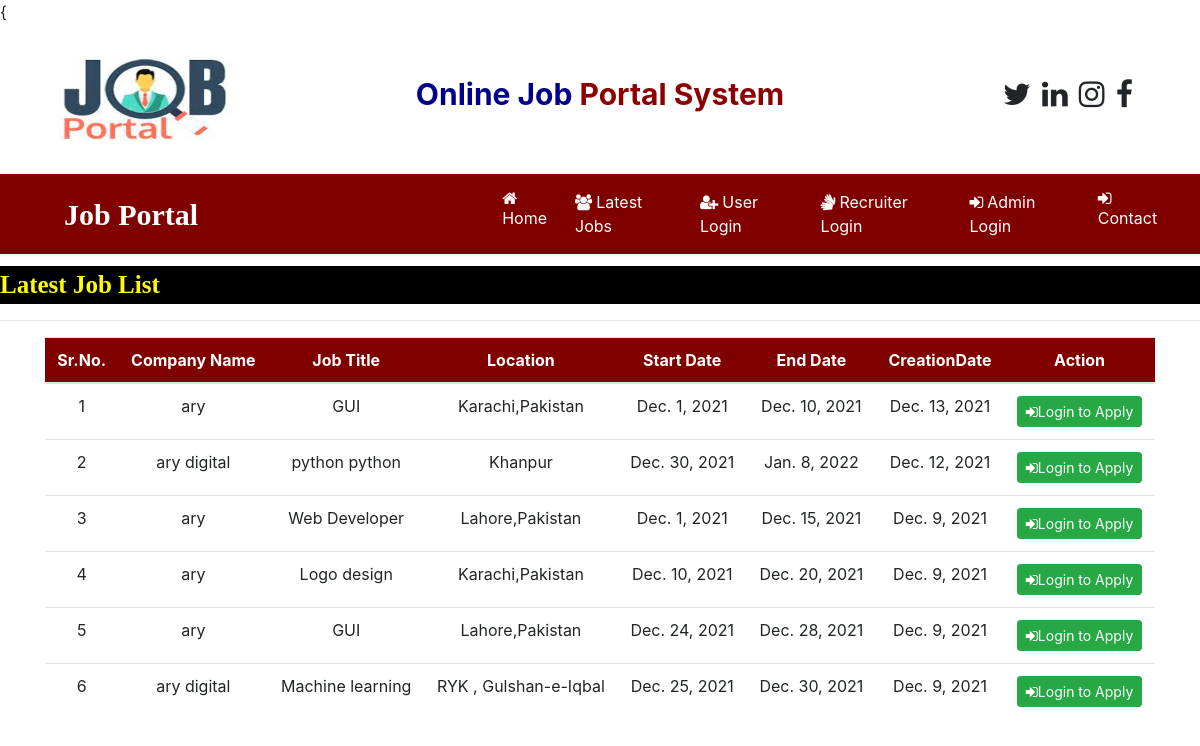
The page /latest_jobs on the database its author committed.
### job/models.py (models this page shows, shortened)
class Job(models.Model):
    recruiter = models.ForeignKey(RecruiterUser, on_delete=models.CASCADE)
    title = models.CharField(max_length=100)
    start_date = models.DateField()
    end_date = models.DateField()
    salary = models.FloatField(max_length=40)
    image = models.FileField()
    experience = models.CharField(max_length=100)
    location = models.CharField(max_length=300)
    skills = models.CharField(max_length=200)
    description = models.CharField(max_length=300)
    creationdate = models.DateField()

class RecruiterUser(models.Model):
    user = models.ForeignKey(User, on_delete=models.CASCADE)
    mobile = models.CharField(max_length=30,null=True)
    image = models.FileField(null=True)
    gender = models.CharField(max_length=30,null=True)
    company = models.CharField(max_length=100,null=True)
    type = models.CharField(max_length=15,null=True)
    status = models.CharField(max_length=30,null=True)

### job/views.py (the view)
# urls.py: path('latest_jobs',latest_jobs,name="latest_jobs"),
def latest_jobs(request):
    job = Job.objects.all().order_by('-creationdate')
    return render(request,'latest_jobs.html',{'job':job})

### job/templates/latest_jobs.html (shortened to what this page needs)
{{% load static %}
{% block content %}
{% include 'navigation.html'  %}
<marquee style="font-family: 'Monotype Corsiva' ; font-size : 25px ; color : yellow ; background-color : black ; font-weight : bold ; margin-top: 1%">
    Latest Job List
 </marquee>
 <hr>
 <div class="container">
 <table class="table table-hover" id="example">
     <thead style="background-color: maroon; color: white" >
         <tr>
            <th>Sr.No.</th>
            <th>Company Name</th>
            <th>Job Title</th>
            <th>Location</th>
            <th>Start Date</th>
            <th>End Date</th>
            <th>CreationDate</th>
            <th>Action</th>
         </tr>
     </thead>
     <tboby>
     {% for i in job %}
         <tr>
             <td>{{forloop.counter}}</td>
             <td>{{i.recruiter.company}}</td>
             <td>{{i.title}}</td>
             <td>{{i.location}}
             <td>{{i.start_date}}</td>
             <td>{{i.end_date}}</td>
             <td>{{i.creationdate}}</td>
             <td><a href="{% url 'user_login'  %}"  class = "btn btn-success btn-sm"><i class="fa fa-sign-in"></i>Login to Apply</a></td>
         </tr>
         {% endfor %}
     </tboby>
 </table>
</div>
{% endblock %}

### job/templates/navigation.html (shortened to what this page needs)
<html>
    <head>
        {% load static %}
        <link rel="stylesheet" href="https://maxcdn.bootstrapcdn.com/bootstrap/4.5.2/css/bootstrap.min.css">
        <link rel="stylesheet" href="https://cdnjs.cloudflare.com/ajax/libs/font-awesome/4.7.0/css/font-awesome.min.css">
    </head>
<body>
    <div class="container">
        <div class="row">
            <div class="col-sm-3">
                <img src="{% static 'images/jobportal1.jpg' %}" width="200px" height="150px">
            </div>
            <div class="col-sm-6 mt-5 text-center">
                <span style = "font-weight: bold ; font-size: 30px">
                    <span style = "color: darkblue"> Online Job </span>
                    <span style = "color: darkred"> Portal System </span>
                </span>
            </div>
            <div class="col-sm-3 mt-5" style = "padding-left: 10%">
                <span style = "font-weight: bold ; font-size: 30px">
                    <span><i class="fa fa-twitter pl-1"></i></span>
                    <span><i class="fa fa-linkedin pl-1"></i></span>
                    <span><i class="fa fa-instagram pl-1"></i></span>
                    <span><i class="fa fa-facebook pl-1"></i></span>
                </span>
            </div>
         </div>
    </div>
<nav class="navbar navbar-expand-sm" style="background-color:maroon">
    <a class="navbar-brand text-white pl-5 font-weight-bold" style="font-family: 'Monotype Corsiva'; font-size: 30px ">Job Portal</a>
<ul class="navbar-nav">
    <li class="nav-item">
        <a class="nav-link" href="{% url 'index' %}" style="margin-left: 280px"><i class="fa fa-home mr-1"></i>Home</a>
    </li>
    <li class="nav-item">
        <a class="nav-link" href="{% url 'latest_jobs' %}"><i class="fa fa-users mr-1"></i>Latest Jobs</a>
    </li>
    <li class="nav-item">
        <a class="nav-link" href="{% url 'user_login' %}"><i class="fa fa-user-plus mr-1"></i>User Login</a>
    </li>
    <li class="nav-item">
        <a class="nav-link" href="{% url 'recruiter_login' %}"><i class="fa fa-sign-language mr-1"></i>Recruiter Login</a>
    </li>
    <li class="nav-item">
        <a class="nav-link" href="{% url 'admin_login' %}"><i class="fa fa-sign-in mr-1"></i>Admin Login</a>
    </li>
    <li class="nav-item">
        <a class="nav-link" href="{% url 'contact' %}"><i class="fa fa-sign-in mr-1"></i>Contact</a>
    </li>
</ul>
</nav>
</body>
</html>

### job/templates/navigation.html (style rules this page uses)
.nav-link { color: white !important; margin-right: 4px; }

### job/templates/latest_jobs.html (style rules this page uses)
tr { text-align: center }

### rows shown on the page
Job: recruiter.company "ary", title "GUI", location "Karachi,Pakistan", start_date "Dec. 1, 2021", end_date "Dec. 10, 2021", creationdate "Dec. 13, 2021"
Job: recruiter.company "ary digital", title "python python", location "Khanpur", start_date "Dec. 30, 2021", end_date "Jan. 8, 2022", creationdate "Dec. 12, 2021"
Job: recruiter.company "ary", title "Web Developer", location "Lahore,Pakistan", start_date "Dec. 1, 2021", end_date "Dec. 15, 2021", creationdate "Dec. 9, 2021"
Job: recruiter.company "ary", title "Logo design", location "Karachi,Pakistan", start_date "Dec. 10, 2021", end_date "Dec. 20, 2021", creationdate "Dec. 9, 2021"
Job: recruiter.company "ary", title "GUI", location "Lahore,Pakistan", start_date "Dec. 24, 2021", end_date "Dec. 28, 2021", creationdate "Dec. 9, 2021"
Job: recruiter.company "ary digital", title "Machine learning", location "RYK , Gulshan-e-Iqbal", start_date "Dec. 25, 2021", end_date "Dec. 30, 2021", creationdate "Dec. 9, 2021"
